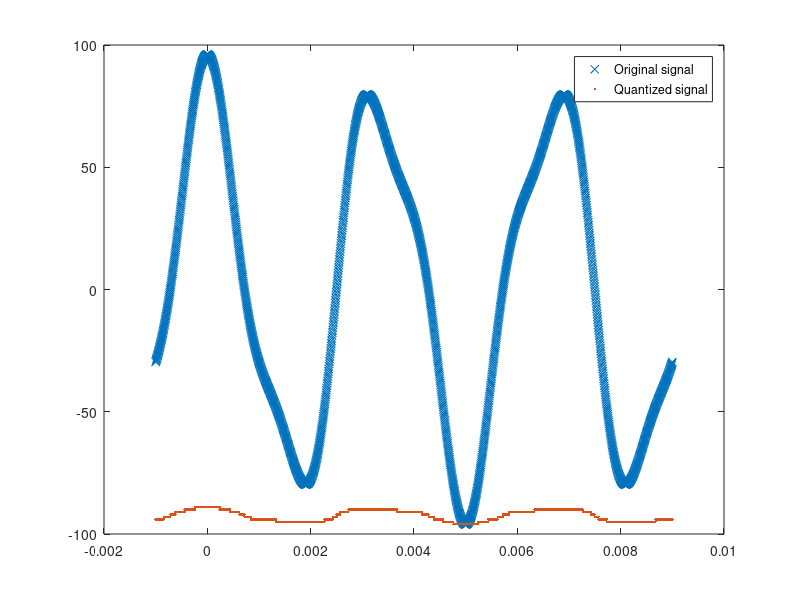

Recreate this plot in MATLAB.
clc;
clear all;
pkg load communications;
% ID: 19-39377-1
%     AB-CDEFG-H
A1=79;
A2=17;
%fs=3000; (c)
%t=-0.001:1/fs:0.019; (b)
%t= 0:1/fs:1-1/fs;   (c)

%new
fs=200000; 
%new
t=-0.001:1/fs:0.009; 

%fs = 10e3;
%t = 0:1/fs:0.1;

x1=A1*cos(2*pi*(3*100)*t);
x2=A2*cos(2*pi*(7*100)*t);
x3=x1+x2;

%plot(t,x3,'r','linewidth',1.5);
%hold on;
%xlabel('Time in seconds') 
%ylabel('Amplitude in volts') 

%fx = fft(x3); %apply fourier transformation
%fx = fftshift(fx)/(fs/2);
%f = fs/2*linspace(-1,1,fs);
%figure;
%plot(f, abs(fx));
%title('Frequency Domain')
%xlabel('Frequency in hz')
%ylabel('Magnitude')
%bandwidth = obw(x3,fs);


partition = [-80,-48,-16,0,16,48,80]; 

codebook = [-96:96];
[i,xq] = quantiz(x3,partition,codebook);
plot(t,x3,'x',t,xq,'.')
legend('Original signal','Quantized signal');